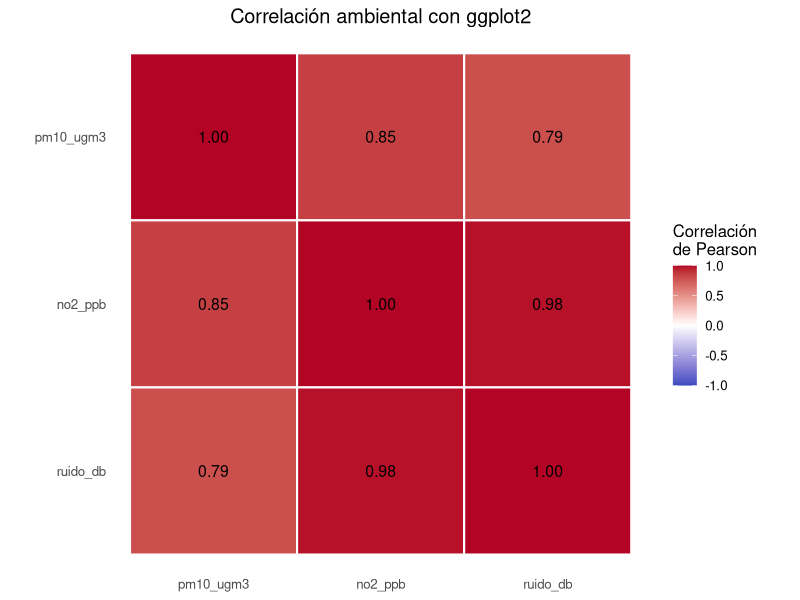
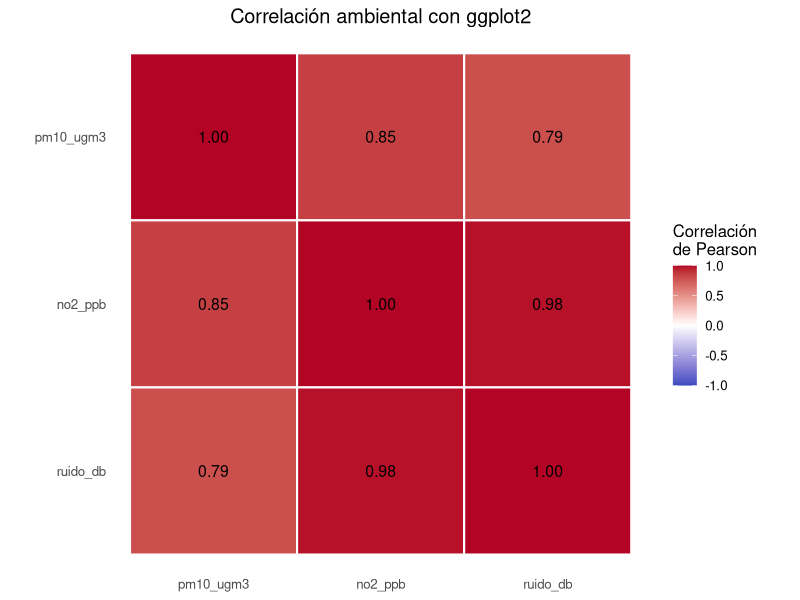

Generate these figures, in order, with R:
# Instalar solamente los paquetes que falten
paquetes <- c("ggplot2", "tidyr", "tibble", "pheatmap")

for (paquete in paquetes) {
  if (!requireNamespace(paquete, quietly = TRUE)) {
    install.packages(
      paquete,
      repos = "https://cloud.r-project.org"
    )
  }
}

library(ggplot2)
library(tidyr)
library(tibble)
library(pheatmap)

# Mismos datos originales del Tema 9
base <- data.frame(
  estacion = c(
    "Centro",
    "San Jerónimo",
    "Wanchaq",
    "San Sebastián",
    "Poroy"
  ),
  pm10_ugm3 = c(45, 28, 62, 35, NA),
  no2_ppb = c(18.2, 12.5, 25.4, 15.0, 9.8),
  ruido_db = c(72, 58, 81, 65, 52),
  tipo_zona = c(
    "Urbana", "Valle", "Urbana", "Urbana", "Altoandina"
  )
)

rownames(base) <- base$estacion
variables <- c("pm10_ugm3", "no2_ppb", "ruido_db")

datos <- base[, variables, drop = FALSE]

# Imputación por mediana, igual que en Python y en el Tema 9
for (variable in variables) {
  faltantes <- is.na(datos[[variable]])
  datos[[variable]][faltantes] <- median(
    datos[[variable]],
    na.rm = TRUE
  )
}

cat("DATOS COMPLETOS\n")
print(datos)

matriz_corr <- cor(datos, method = "pearson")

cat("\nMATRIZ DE CORRELACIÓN\n")
print(round(matriz_corr, 4))

stopifnot(
  !anyNA(datos),
  datos["Poroy", "pm10_ugm3"] == 40
)

# Misma carpeta de salida que en Python
usuario <- Sys.getenv("USERPROFILE")

if (!nzchar(usuario)) {
  usuario <- path.expand("~")
}

carpeta <- file.path(usuario, "Downloads", "tema10")
dir.create(carpeta, recursive = TRUE, showWarnings = FALSE)

cat("\nCarpeta de resultados:", carpeta, "\n")

corr_larga <- as.data.frame(matriz_corr) |>
  rownames_to_column(var = "var1") |>
  pivot_longer(
    cols = -var1,
    names_to = "var2",
    values_to = "correlacion"
  )

print(corr_larga)

cat("\nFilas obtenidas:", nrow(corr_larga), "\n")
cat("Filas esperadas:", ncol(matriz_corr)^2, "\n")

stopifnot(nrow(corr_larga) == ncol(matriz_corr)^2)

# Columnas de izquierda a derecha en el orden original
corr_larga$var2 <- factor(
  corr_larga$var2,
  levels = variables
)

# En ggplot2 el eje vertical crece de abajo hacia arriba.
# Invertimos sus niveles para conservar el orden visual de Python.
corr_larga$var1 <- factor(
  corr_larga$var1,
  levels = rev(variables)
)

grafico_ggplot <- ggplot(
  corr_larga,
  aes(x = var2, y = var1, fill = correlacion)
) +
  geom_tile(color = "white", linewidth = 0.7) +
  geom_text(
    aes(label = sprintf("%.2f", correlacion)),
    size = 4
  ) +
  scale_fill_gradient2(
    low = "#3B4CC0",
    mid = "white",
    high = "#B40426",
    midpoint = 0,
    limits = c(-1, 1)
  ) +
  coord_fixed() +
  labs(
    title = "Correlación ambiental con ggplot2",
    x = NULL,
    y = NULL,
    fill = "Correlación\nde Pearson"
  ) +
  theme_minimal(base_size = 12) +
  theme(
    panel.grid = element_blank(),
    axis.text.x = element_text(angle = 0),
    plot.title = element_text(hjust = 0.5)
  )

print(grafico_ggplot)

ggsave(
  filename = file.path(carpeta, "heatmap_ggplot2.png"),
  plot = grafico_ggplot,
  width = 8,
  height = 6,
  dpi = 300
)

paleta <- colorRampPalette(
  c("#3B4CC0", "white", "#B40426")
)(100)

# Se conserva el agrupamiento por defecto de pheatmap.
# No se especifican cluster_rows ni cluster_cols.
mapa_agrupado <- pheatmap(
  matriz_corr,
  display_numbers = TRUE,
  number_format = "%.2f",
  fontsize_number = 12,
  color = paleta,
  breaks = seq(-1, 1, length.out = 101),
  border_color = "white",
  main = "Correlación con agrupamiento jerárquico",
  filename = file.path(
    carpeta,
    "heatmap_pheatmap_agrupado.png"
  ),
  width = 8,
  height = 6
)

# Mostrar también en la ventana de gráficos de RStudio
grid::grid.newpage()
grid::grid.draw(mapa_agrupado$gtable)

# Obtener el orden real del gráfico
orden_filas <- rownames(matriz_corr)[
  mapa_agrupado$tree_row$order
]

orden_columnas <- colnames(matriz_corr)[
  mapa_agrupado$tree_col$order
]

cat("\nOrden de filas con agrupamiento:\n")
print(orden_filas)

cat("\nOrden de columnas con agrupamiento:\n")
print(orden_columnas)

mapa_sin_agrupar <- pheatmap(
  matriz_corr,
  display_numbers = TRUE,
  number_format = "%.2f",
  fontsize_number = 12,
  cluster_rows = FALSE,
  cluster_cols = FALSE,
  color = paleta,
  breaks = seq(-1, 1, length.out = 101),
  border_color = "white",
  main = "Correlación sin agrupamiento",
  filename = file.path(
    carpeta,
    "heatmap_pheatmap_sin_agrupar.png"
  ),
  width = 8,
  height = 6
)

grid::grid.newpage()
grid::grid.draw(mapa_sin_agrupar$gtable)

cambio_filas <- !identical(
  orden_filas,
  rownames(matriz_corr)
)

cambio_columnas <- !identical(
  orden_columnas,
  colnames(matriz_corr)
)

cat("\nOrden original:\n")
print(colnames(matriz_corr))

cat("\n¿Cambió el orden de filas?", cambio_filas, "\n")
cat("¿Cambió el orden de columnas?", cambio_columnas, "\n")

cat("\nCorrelación NO2 y ruido:",
    round(matriz_corr["no2_ppb", "ruido_db"], 4), "\n")
